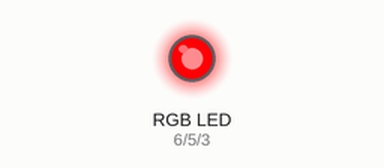
A sketch run on a simulated Arduino Uno, built with avr-gcc and run on an emulated ATmega328P. Parts: an RGB LED mixed from three pins (HIGH = lit). Dim RGB values are drawn brighter than linear.

Above: at 0.05 s.
At 2.25 s:
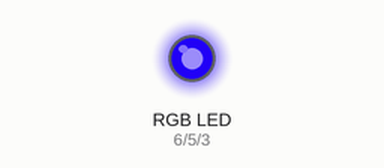
At 3.35 s:
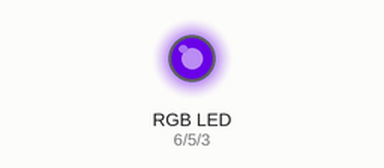
At 4.5 s:
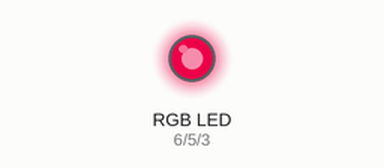
Timing chart, 0 to 6.6 s (numbered marks = the images above):
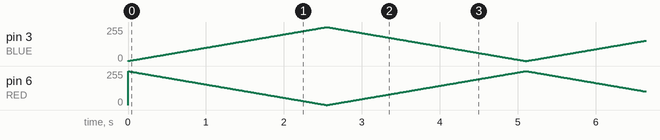

The sketch:

Lesson_4_RGB_LED.ino
```cpp
//Define pins
int BLUE = 3;
int GREEN = 5;
int RED = 6;
void setup() {
  // put your setup code here, to run once:
  pinMode(RED, OUTPUT);
  pinMode(GREEN, OUTPUT);
  pinMode(BLUE, OUTPUT);
  digitalWrite(RED, HIGH);
  digitalWrite(GREEN, LOW);
  digitalWrite(BLUE, LOW);
}
int redValue;
int greenValue;
int blueValue;


void loop() {
  // put your main code here, to run repeatedly:
  int delayTime = 10;
  redValue = 255;
  greenValue = 0;
  blueValue = 0;

//Fades from red to blue
  for(int i = 1; i <= 255; i++){
    redValue--;
    blueValue++;
    analogWrite(RED, redValue);
    analogWrite(BLUE, blueValue);
    delay(delayTime);
  }
//Fades from blue to red
  redValue = 0;
  greenValue = 0;
  blueValue = 255;
  for(int i = 1; i<= 255; i++){
    redValue++;
    blueValue--;
    analogWrite(BLUE, blueValue);
    analogWrite(RED, redValue);
    delay(delayTime);
  }
}
```
